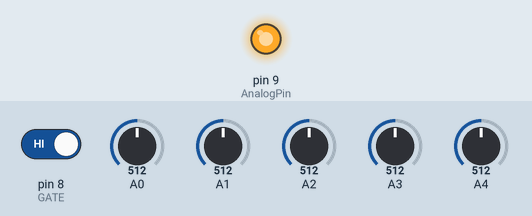
Simulated run of this sketch. Board: Arduino Uno, built with avr-gcc and run on an emulated ATmega328P. Parts: output pins drawn as LEDs (lit = HIGH). The inputs (shaded band) are chosen by the test bench; at power-on: pin 8 (GATE) HIGH, A0 = 512, A1 = 512, A2 = 512, A3 = 512, A4 = 512. What the sketch prints to the serial monitor is not drawn.

Above: at 1.2 s.
1.3 s: pin 8 (GATE) driven LOW
At 3.2 s:
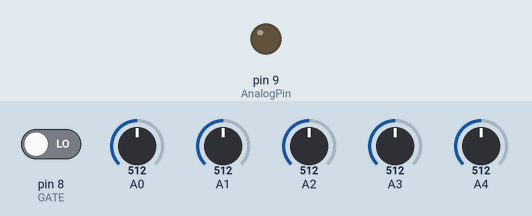
3.6 s: pin 8 (GATE) driven HIGH
At 5.9 s:
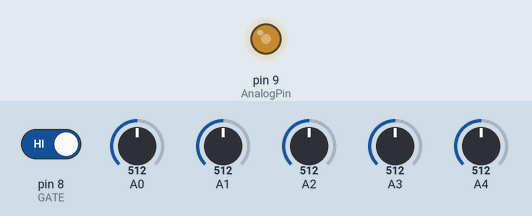
Timing chart, 0 to 7.4 s (numbered marks = the images above; inputs shaded):
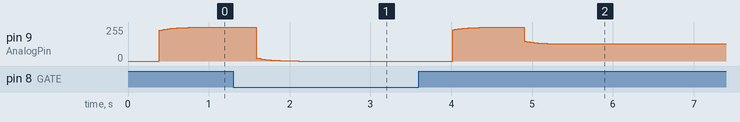

The sketch:

EG_1.3_Dev.ino
```cpp
// Envelope Generator - EURORACK - 0V-5V - V1.3 23.09.2016
// circuit can be found here: https://www.dropbox.com/s/khm8iyige1hl2hq/eg%20schematic.tiff?dl=0
/**********************************************************/
// Decleration / Initiation of global variables
const int AnalogPin = 9 ; //PWM-Analog Pin 9
float strt=0.f;  // starttime for current A,D or R cycle [us]
float pos=0.f;   // position in current A,D or R cycle [us]
float TA = 0.f ; // Attacktime [us]
float TD = 0.f ; // Decaytime [us]
float TC = 0.f ; // Timeconstant for the exponential curves
int AS_PWM = 0 ; // Sustainlevel PWM [1]
int DecayPos = 0 ; // deltaDecay [1]
float TR = 0.f ; // Releasetime [us]
int SET = 1 ;    // makes sure, that the first while-loop is at least run once and parameters are checked
const float U_ref = 5.f ; // Referencevoltage [V]
int PWM_Value = 0 ; //Parameter for analogWrite
unsigned int AD_Value = 0 ; //Parameter for analogRead
float ReadVoltage = 0.f ; // Voltage on inpt
#define e 2.71828
/**********************************************************/
// every line with the comment '//*' should be commented out in regular use (development tools)
/**********************************************************/
// user defined parameters:
int inpt=4;
int GATE=8;
const float T_ref = 2000E3 ; // Referencetime (maximum ADR times) [ms]
/**********************************************************/

void setup() {

  pinMode(inpt, INPUT);                   //*
  pinMode(GATE, INPUT);
  Serial.begin(9600);                     //* init serial communication 9600 Baud
  TCCR1B = (TCCR1B & 0b11111000) | 0x01 ; // change PWM-Frequency on Pins 9 & 10 to 31372 Hz
                                          // http://playground.arduino.cc/Main/TimerPWMCheatsheet

}
void loop() {

 SET = 1;  // makes sure, that the first while-loop is at least run once

  while(digitalRead(GATE) == 0 or SET == 1) { // standby and continuosly check ADSR parameters
    TA = analogRead(A1) * (T_ref/1023.f) ; // checking parameters and scaling
    TD = analogRead(A2) * (T_ref/1023.f) ;
    AS_PWM = (int) analogRead(A3) * 0.25 ;
    TR = analogRead(A4) * (T_ref/1023.f) ;
    analogWrite(AnalogPin, 0); // no output on EG-out
    AD_Value = analogRead(A0) ;                       //*
    ReadVoltage = (float)AD_Value * (U_ref/1023.f) ;  //* calc voltage
    Serial.println(ReadVoltage);                      //* serial output voltage
    //Serial.println(AS_PWM);                         //* serial output of any given parameter in the brackets
    SET = 0;
  }

 pos = 0 ; // reset position index
 strt = micros() ; // reset time index

  while(pos <= TA and digitalRead(GATE) == 1){ // Attack
    TC = (-pos/(TA/6)) ; // TC = -t/Tau
    PWM_Value = (float) (1-pow(e,TC)) * 255; // exponential curve: y=a(1-e^-t/Tau)
    analogWrite(AnalogPin, PWM_Value) ;
    AD_Value = analogRead(A0) ;                       //*
    ReadVoltage = (float)AD_Value * (U_ref/1023.f) ;  //* calculate voltage
    Serial.println(ReadVoltage) ;                     //* serial output - voltage
    pos = micros() - strt ;
  }

 pos = 0 ; // reset position index
 strt = micros() ; // updating time index
 DecayPos = 255-AS_PWM ; // deltaDecay

  while(pos <= TD and digitalRead(GATE) == 1){ // Decay
    if(AS_PWM >= 250){break;} // no decay, when sustainlevel is at max
    TC = -pos/(TD/6) ;
    PWM_Value = (float) (pow(e,TC)) * DecayPos + AS_PWM ;
    analogWrite(AnalogPin, PWM_Value) ;
    AD_Value = analogRead(A0) ;                       //*
    ReadVoltage = (float)AD_Value * (U_ref/1023.f) ;  //*
    Serial.println(ReadVoltage) ;                     //*
    pos = micros() - strt ;
  }

  while(digitalRead(GATE) == 1){ // Sustain
    analogWrite(AnalogPin, AS_PWM) ;
    AD_Value = analogRead(A0) ;                       //*
    ReadVoltage = (float)AD_Value * (U_ref/1023.f) ;  //*
    Serial.println(ReadVoltage) ;                     //*
  }

 pos = 0 ; // reset position index
 strt = micros() ; // updating time index

  while(pos <= TR){ // Release
    if(AS_PWM <= 5){break;} // no release, if sustainlevel is at min
    TC = -pos/(TR/6) ;
    PWM_Value = (float) (pow(e,TC)) * AS_PWM ;
    analogWrite(AnalogPin, PWM_Value) ;
    AD_Value = analogRead(A0) ;                       //*
    ReadVoltage = (float)AD_Value * (U_ref/1023.f) ;  //*
    Serial.println(ReadVoltage) ;                     //*
    pos = micros() - strt ;
  }
}
```

Measured:
- after the input at 3.6 s, pin 9 (AnalogPin): rises from 0/255 to 254/255 in 0.51 s, then falls to 128/255 in 0.89 s
